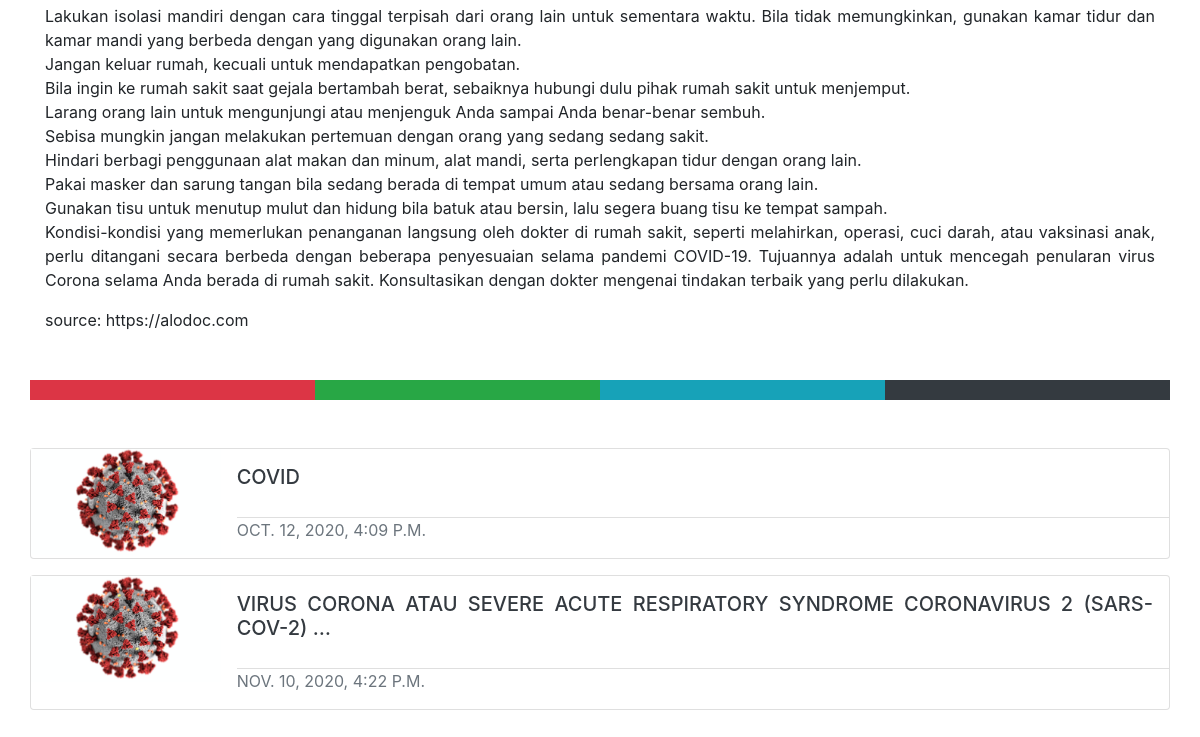
The page /post/1/ (lower part) on the database as committed earlier.
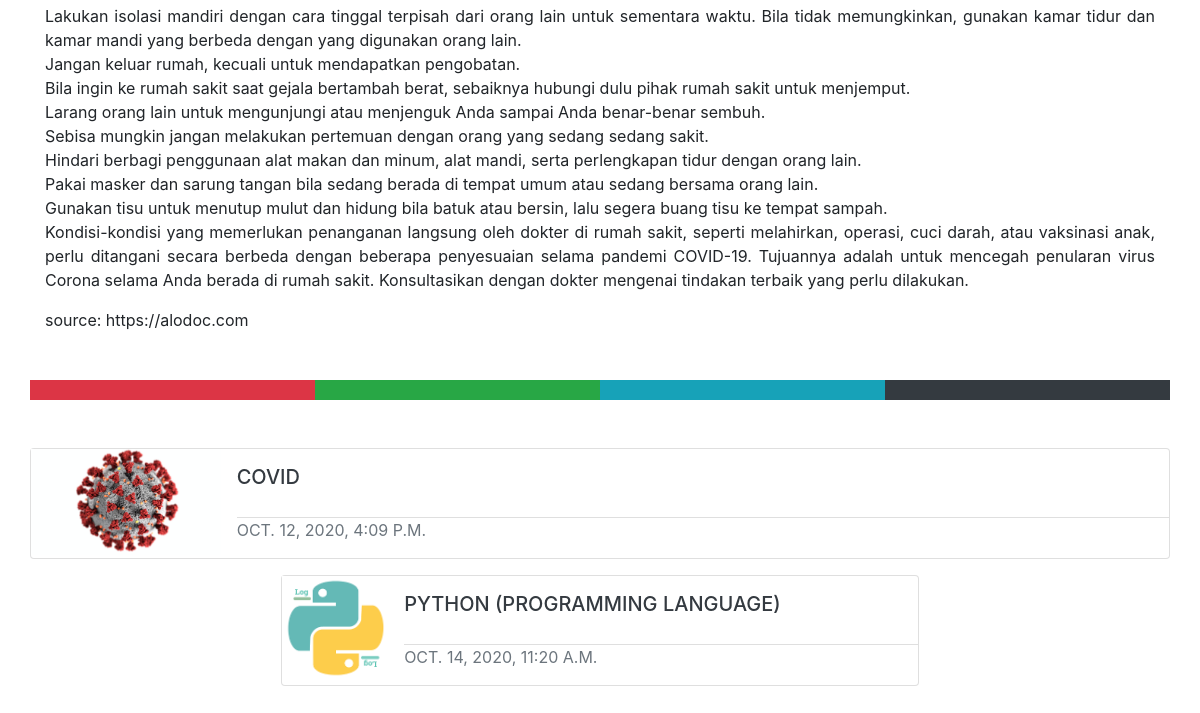
The same page on the database as committed later.
### home/models.py (models this page shows, shortened)
class Blog(models.Model):
    title = models.CharField(max_length=100)
    date_add = models.DateTimeField(auto_now_add=True)
    image = models.ImageField(upload_to='static/img/blog/%Y/%m/%d/', height_field=None, width_field=None, max_length=None)
    reporter = models.ForeignKey(AUTH_USER_MODEL, on_delete=models.CASCADE)
    content = models.TextField()
    categorie = models.ForeignKey(Category, on_delete=models.CASCADE)
    status = models.BooleanField(default=True)
    viewer = models.IntegerField(default=0)
    class Meta:
        verbose_name = "Blog"
        verbose_name_plural = "Blogs"

### home/views.py (the view)
# urls.py: path('post/<int:id>/', views.post_detail, name='post-detail'),
def post_detail(request, id):
    try:
        getPost = Blog.objects.get(pk=id, status=True)
    except:
        return redirect('home:404')
    getPostCategory = getPost.categorie
    related_post = Blog.objects.filter(categorie=getPostCategory).order_by('date_add')[:2] # [:10] if post exist
    return render(request, 'home/post-detail.html', {
        'data': getPost,
        'post': related_post,
    })

### accounts/models.py (called while the page is built)
    def __str__(self):
        return self.username

### templates/home/post-detail.html (shortened to what this page needs)
{% extends 'base.html' %}
{% load static %}
{% block content %}
<div class="container container-fluid my-3">
    <div class="text-justify my-5">
        {{data.content|escape|linebreaks}}
    </div>
    <div class="row mb-5">
        <div class="border-danger bg-danger w-25" style="height: 20px;"></div>
        <div class="bg-success w-25" style="height: 20px;"></div>
        <div class="bg-info w-25" style="height: 20px;"></div>
        <div class="bg-dark w-25" style="height: 20px;"></div>
    </div>
    <div class="row justify-content-center my-3">
        {% for i in post %}
        <div class="card mb-3">
            <div class="row no-gutters">
                <div class="col-2">
                    <img src="../../{{i.image}}" alt="" class="img-fluid">
                </div>
                <div class="col text-uppercase text-justify">
                    <a href="../../post/{{i.id}}/" class="text-dark">
                        <div class="card-block p-3">
                            <h5 class="card-title">{{i.title|truncatechars:80}}</h5>
                        </div>
                        <div class="card-footer bg-white p-0 ml-3">
                            <p class="text-muted">{{i.date_add}}</p>
                        </div>
                    </a>
                </div>
            </div>
        </div>
        {% endfor %}
    </div>
</div>
{% endblock content %}

Rows that differ between the two databases and show on the page:
no longer on one of the page's lists (row unchanged): Blog: title "VIRUS CORONA ATAU SEVERE ACUTE RESPIRATORY SYNDROME CORONAVIRUS 2 (SARS-COV-2) …", date_add "NOV. 10, 2020, 4:22 P.M."
added Blog: image (picture), title "PYTHON (PROGRAMMING LANGUAGE)", date_add "OCT. 14, 2020, 11:20 A.M."
